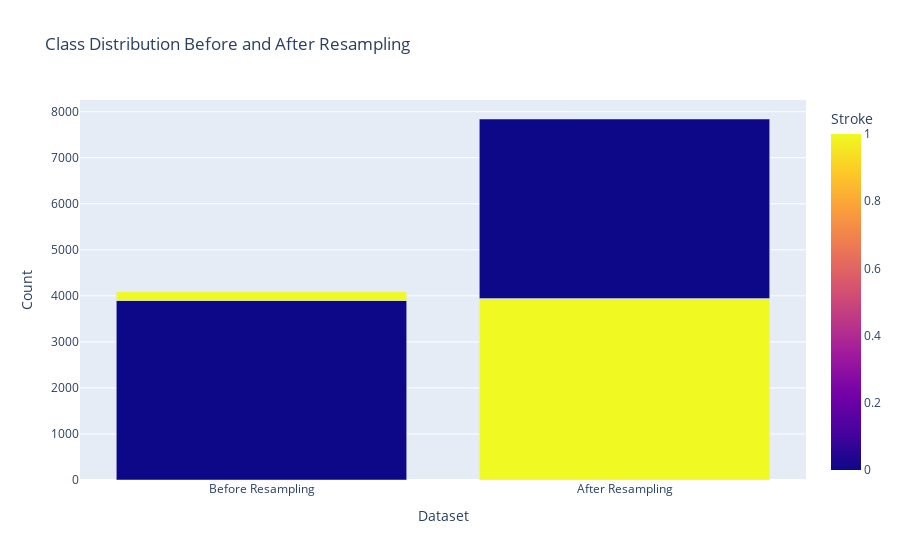

Notebook source saved alongside this figure:
### Markdown cell above
- ##### **1. Class Distribution Before and After Resampling**

### Code cell
import plotly.express as px

# Class distribution before resampling
class_counts_before = y_train.value_counts().reset_index()
class_counts_before.columns = ['Stroke', 'Count']
class_counts_before['Dataset'] = 'Before Resampling'

# Class distribution after resampling
class_counts_after = y_train_resampled.value_counts().reset_index()
class_counts_after.columns = ['Stroke', 'Count']
class_counts_after['Dataset'] = 'After Resampling'

# Combine dataframes
class_counts = pd.concat([class_counts_before, class_counts_after])

# Plot
fig = px.bar(class_counts, x='Dataset', y='Count', color='Stroke', barmode='group',
             title='Class Distribution Before and After Resampling')
fig.show()

### Figure 1 — Plotly figure (JSON) as saved in the notebook; plotly's stock layout.template omitted (floating-point values rounded to 4 significant figures)
{"data": [{"alignmentgroup": "True", "hovertemplate": "Dataset=%{x}<br>Count=%{y}<br>Stroke=%{marker.color}<extra></extra>", "legendgroup": "", "marker": {"color": [0, 1, 1, 0], "coloraxis": "coloraxis", "pattern": {"shape": ""}}, "name": "", "offsetgroup": "", "orientation": "v", "showlegend": false, "textposition": "auto", "type": "bar", "x": ["Before Resampling", "Before Resampling", "After Resampling", "After Resampling"], "xaxis": "x", "y": [3901, 187, 3940, 3901], "yaxis": "y"}], "layout": {"barmode": "group", "coloraxis": {"colorbar": {"title": {"text": "Stroke"}}, "colorscale": [[0, "#0d0887"], [0.1111, "#46039f"], [0.2222, "#7201a8"], [0.3333, "#9c179e"], [0.4444, "#bd3786"], [0.5556, "#d8576b"], [0.6667, "#ed7953"], [0.7778, "#fb9f3a"], [0.8889, "#fdca26"], [1, "#f0f921"]]}, "legend": {"tracegroupgap": 0}, "title": {"text": "Class Distribution Before and After Resampling"}, "xaxis": {"anchor": "y", "domain": [0, 1], "title": {"text": "Dataset"}}, "yaxis": {"anchor": "x", "domain": [0, 1], "title": {"text": "Count"}}}}
